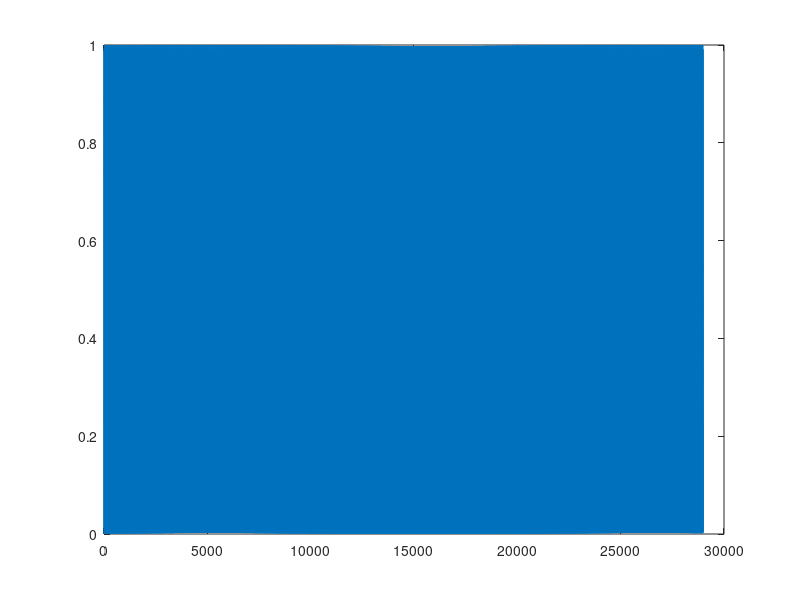
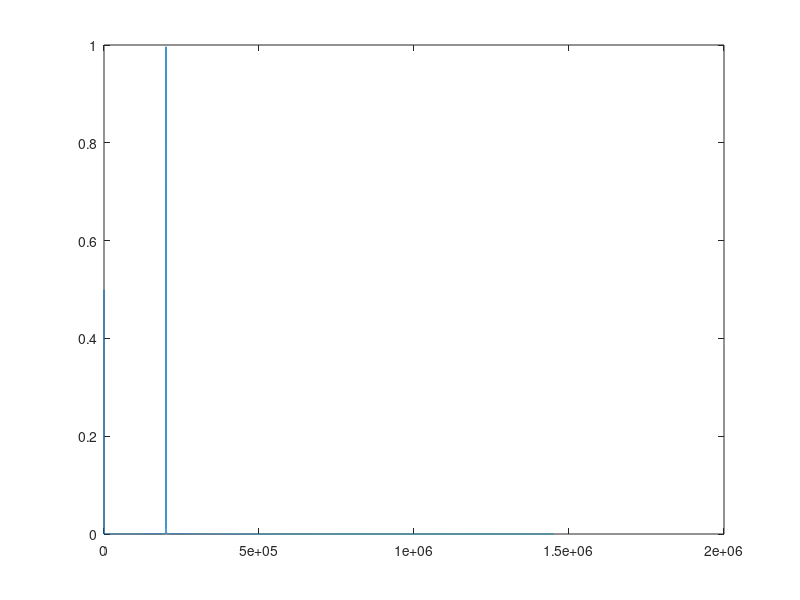
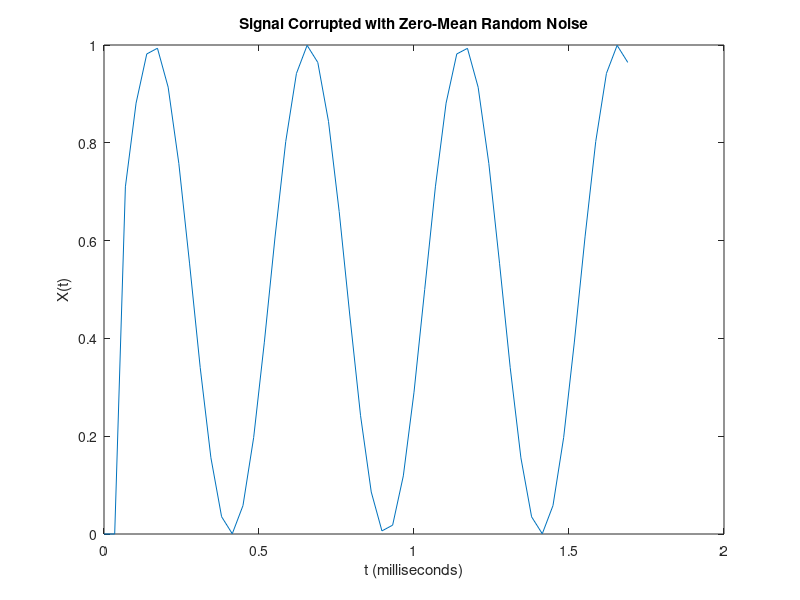

Source code (MATLAB) for these figures, in order:
clear;


% Fs = 1000;            % Sampling frequency                    
% T = 1/Fs;             % Sampling period       
% L = 2001;             % Length of signal
% t = (0:L-1)*T;        % Time vector
% t1 = max(t);

Fs= 2*pi*6e6/13;
T = 1/Fs;             % Sampling period       
L = 29000;             % Length of signal
t = (0:L-1)*T;        % Time vector
t1 = max(t);

% S = sin(2*pi*120*t);

% X = S + 2*randn(size(t));
% X = S;
load('SAR_output_z.mat','z');
figure(1)
plot(z);


figure(3)
plot(100000*t(1:50),z(1:50))
title('Signal Corrupted with Zero-Mean Random Noise')
xlabel('t (milliseconds)')
ylabel('X(t)')

Y=fft(z);

P2 = abs(Y/L);
P1 = P2(1:L/2+1);
P1(2:end-1) = 2*2*P1(2:end-1);
figure(2)
f = Fs*(0:(L/2))/L;
plot(f,P1) 

%% Initialization for parameters
% Avth_pmos=2.5e-3; %V.um
% Abita_pmos=0.5;  % %um
% Avth_nmos=3.3e-3 % v.um
% Abita_nmos=0.6; % %.um
% 
% td = 2^16-1;
% %clock frequency
% fclk =  2*pi*6e6;
% Tclk = 1/fclk;
% bw = 20e3*1;    % Bandwidth
% OSR = fclk/(2*bw);
% 
% %sampling frequency
% Fs= 2*pi*6e6/13;
% Ts=1/Fs;
% 
% % fin = 2*pi*200000;
% fin=Fs./2;
% 
% %also defined in DAC
% W = 0.13; %comp input
% L=0.065;
% Cp = W*L*6e-15;
% C_input_cancel = 100000*Cp;
% input_cancel_gain = C_input_cancel./(C_input_cancel + Cp);
% Vos = Avth_pmos*sqrt(W*L);
% 
% Ru = 200;
% Cu = 5.75e-14;
% sigma_C = 0.001322917989585;
% sigma_R = 0.001841423909340;
% % R_mismatch = normrnd(Ru,Ru*sigma_R,1,64);
% % C_mismatch = normrnd(5.75e-14,Cu*sigma_C,1,32);
% R_mismatch = normrnd(200,0,1,64);
% C_mismatch = normrnd(5.75e-14,0,1,32);
% 
% sim('SAR_ADC_ideal')
% z=sar_adc_out;
% L = length(z);   
% 
% figure(2)
% plot(z)
% 
% figure(1)
% Y=fft(z);
% 
% P2 = abs(Y/L);
% P1 = P2(1:L/2+1);
% P1(2:end-1) = 2*P1(2:end-1);
% 
% f = Fs*(0:(L/2))/L;
% plot(f,P1) 
% 
% title('Single-Sided Amplitude Spectrum of X(t)')
% xlabel('f (Hz)')
% ylabel('|P1(f)|')


